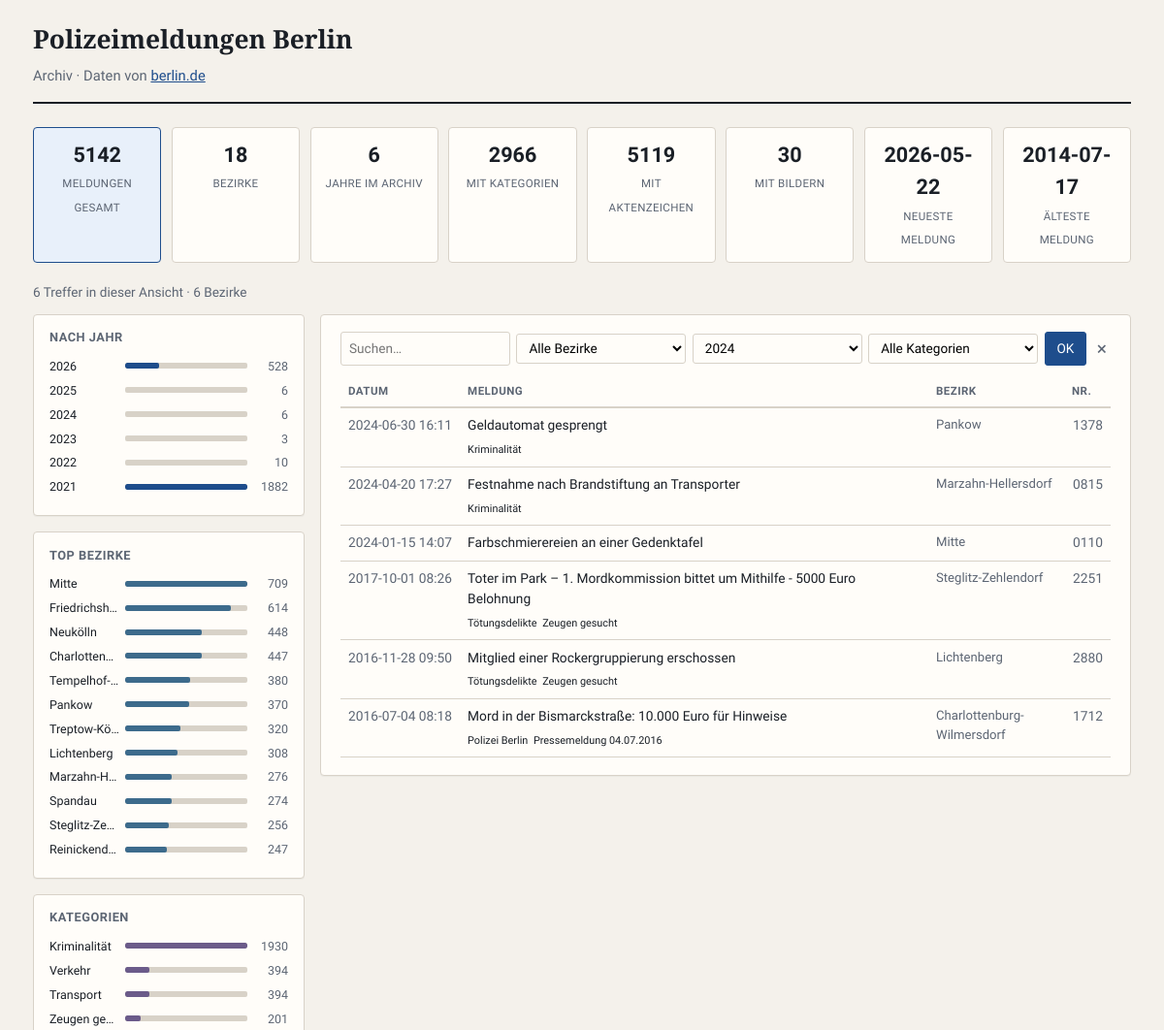
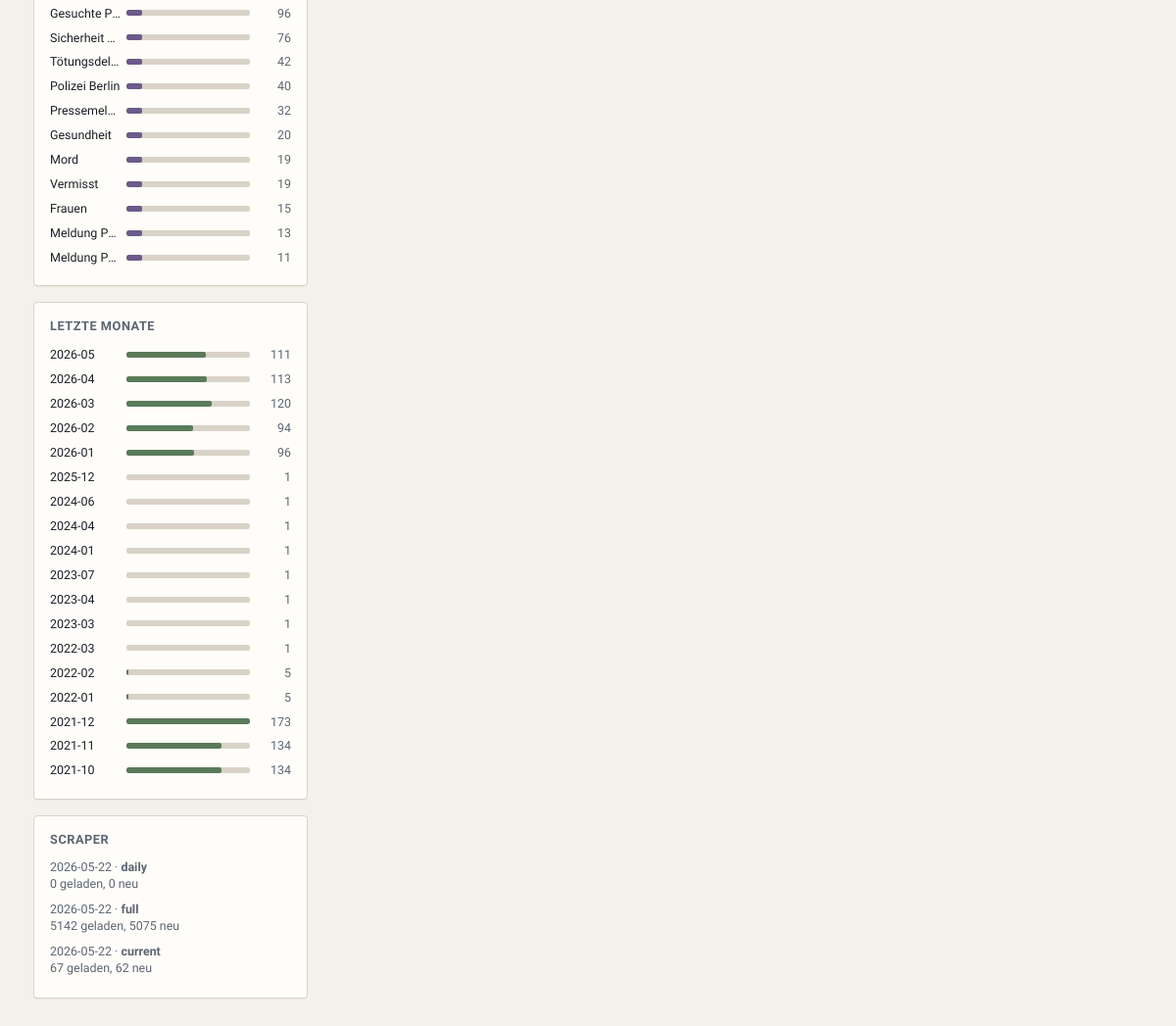
Page /?year=2024 on the committed database (2 pictures, top to bottom).
### tables this page shows
CREATE TABLE scrape_runs (
    id INTEGER PRIMARY KEY AUTOINCREMENT,
    started_at TEXT NOT NULL,
    finished_at TEXT,
    mode TEXT NOT NULL,
    listings_found INTEGER DEFAULT 0,
    articles_fetched INTEGER DEFAULT 0,
    articles_new INTEGER DEFAULT 0,
    articles_updated INTEGER DEFAULT 0,
    errors INTEGER DEFAULT 0,
    notes TEXT
);

CREATE TABLE meldungen (
    id TEXT PRIMARY KEY,
    url TEXT NOT NULL UNIQUE,
    title TEXT NOT NULL,
    published_at TEXT,
    meldung_date TEXT,
    district TEXT,
    body_text TEXT,
    source_year INTEGER,
    first_seen_at TEXT NOT NULL,
    last_scraped_at TEXT NOT NULL
, summary TEXT, tags TEXT, case_number TEXT, images TEXT);

### dashboard/app.py (the view)
@app.route("/")
def index():
    conn = get_db()
    if conn is None:
        return render_template("index.html", ready=False)
    q = request.args.get("q", "").strip()
    district = request.args.get("district", "").strip()
    year = request.args.get("year", "").strip()
    tag = request.args.get("tag", "").strip()
    page = max(1, int(request.args.get("page", 1) or 1))
    conditions = []
    params: list = []
    if q:
        conditions.append(
            "(title LIKE ? OR body_text LIKE ? OR summary LIKE ? OR district LIKE ? OR tags LIKE ?)"
        )
        like = f"%{q}%"
        params.extend([like, like, like, like, like])
    if district:
        conditions.append("district = ?")
        params.append(district)
    if year.isdigit():
        conditions.append("source_year = ?")
        params.append(int(year))
    if tag:
        conditions.append("tags LIKE ?")
        params.append(f'%"{tag}"%')
    where = f"WHERE {' AND '.join(conditions)}" if conditions else ""
    total = conn.execute(
        f"SELECT COUNT(*) FROM meldungen {where}", params
    ).fetchone()[0]
    pages = max(1, ceil(total / PER_PAGE))
    page = min(page, pages)
    offset = (page - 1) * PER_PAGE
    rows = conn.execute(
        f"""
        SELECT id, title, published_at, district, case_number, tags, source_year
        FROM meldungen {where}
        ORDER BY published_at DESC NULLS LAST, id DESC
        LIMIT ? OFFSET ?
        """,
        [*params, PER_PAGE, offset],
    ).fetchall()
    meldungen = [enrich_row(r) for r in rows]
    stats = conn.execute(
        """
        SELECT
            COUNT(*) AS total,
            COUNT(DISTINCT district) AS districts,
            COUNT(DISTINCT source_year) AS years,
            MIN(published_at) AS oldest,
            MAX(published_at) AS newest,
            SUM(CASE WHEN images IS NOT NULL AND images != '[]' THEN 1 ELSE 0 END) AS with_images,
            SUM(CASE WHEN case_number IS NOT NULL AND case_number != '' THEN 1 ELSE 0 END) AS with_case_number,
            SUM(CASE WHEN tags IS NOT NULL AND tags != '[]' THEN 1 ELSE 0 END) AS with_tags,
            ROUND(AVG(LENGTH(body_text))) AS avg_body_len
        FROM meldungen
        """
    ).fetchone()
    filtered_stats = conn.execute(
        f"""
        SELECT COUNT(*) AS total,
               COUNT(DISTINCT district) AS districts
        FROM meldungen {where}
        """,
        params,
    ).fetchone()
    by_year = conn.execute(
        """
        SELECT source_year AS year, COUNT(*) AS count
        FROM meldungen
        WHERE source_year IS NOT NULL
        GROUP BY source_year
        ORDER BY year DESC
        """
    ).fetchall()
    by_district = conn.execute(
        """
        SELECT district, COUNT(*) AS count
        FROM meldungen
        WHERE district IS NOT NULL AND district != ''
        GROUP BY district
        ORDER BY count DESC
        LIMIT 12
        """
    ).fetchall()
    by_month = conn.execute(
        """
        SELECT substr(published_at, 1, 7) AS month, COUNT(*) AS count
        FROM meldungen
        WHERE published_at IS NOT NULL AND length(published_at) >= 7
        GROUP BY month
        ORDER BY month DESC
        LIMIT 18
        """
    ).fetchall()
    popular_tags = _aggregate_tags(conn)
    districts = conn.execute(
        """
        SELECT district, COUNT(*) AS count
        FROM meldungen
        WHERE district IS NOT NULL AND district != ''
        GROUP BY district
        ORDER BY count DESC, district
        """
    ).fetchall()
    years = conn.execute(
        """
        SELECT DISTINCT source_year AS year
        FROM meldungen WHERE source_year IS NOT NULL
        ORDER BY year DESC
        """
    ).fetchall()
    runs = conn.execute(
        "SELECT * FROM scrape_runs ORDER BY id DESC LIMIT 3"
    ).fetchall()
    conn.close()
    max_year_count = max((r["count"] for r in by_year), default=1)
    max_district_count = max((r["count"] for r in by_district), default=1)
    max_month_count = max((r["count"] for r in by_month), default=1)
    max_tag_count = popular_tags[0][1] if popular_tags else 1
    return render_template(
        "index.html",
        ready=True,
        meldungen=meldungen,
        stats=stats,
        filtered_stats=filtered_stats,
        by_year=by_year,
        by_district=by_district,
        by_month=by_month,
        popular_tags=popular_tags,
        districts=districts,
        years=[r["year"] for r in years],
        runs=runs,
        q=q,
        district_filter=district,
        year_filter=year,
        tag_filter=tag,
        page=page,
        pages=pages,
        total=total,
        format_datetime=format_datetime,
        max_year_count=max_year_count,
        max_district_count=max_district_count,
        max_month_count=max_month_count,
        max_tag_count=max_tag_count,
    )

### dashboard/templates/index.html (shortened to what this page needs)
{% extends "base.html" %}
{% block content %}
{% if not ready %}
<div class="notice">
  <strong>Noch keine Daten.</strong><br>
  <code>python -m scraper.scrape --mode current</code>
</div>
{% else %}
<section class="stats-grid">
  <div class="stat-card highlight">
    <span class="stat-value">{{ stats.total }}</span>
    <span class="stat-label">Meldungen gesamt</span>
  </div>
  <div class="stat-card">
    <span class="stat-value">{{ stats.districts }}</span>
    <span class="stat-label">Bezirke</span>
  </div>
  <div class="stat-card">
    <span class="stat-value">{{ stats.years }}</span>
    <span class="stat-label">Jahre im Archiv</span>
  </div>
  <div class="stat-card">
    <span class="stat-value">{{ stats.with_tags or 0 }}</span>
    <span class="stat-label">mit Kategorien</span>
  </div>
  <div class="stat-card">
    <span class="stat-value">{{ stats.with_case_number or 0 }}</span>
    <span class="stat-label">mit Aktenzeichen</span>
  </div>
  <div class="stat-card">
    <span class="stat-value">{{ stats.with_images or 0 }}</span>
    <span class="stat-label">mit Bildern</span>
  </div>
  <div class="stat-card">
    <span class="stat-value">{{ format_datetime(stats.newest)[:10] }}</span>
    <span class="stat-label">neueste Meldung</span>
  </div>
  <div class="stat-card">
    <span class="stat-value">{{ format_datetime(stats.oldest)[:10] if stats.oldest else '—' }}</span>
    <span class="stat-label">älteste Meldung</span>
  </div>
</section>
{% if q or district_filter or year_filter or tag_filter %}
<p class="filter-hint">{{ filtered_stats.total }} Treffer in dieser Ansicht · {{ filtered_stats.districts }} Bezirke</p>
{% endif %}
<div class="layout-2col">
  <aside class="sidebar-stats">
    <div class="card compact">
      <h3>Nach Jahr</h3>
      <ul class="bar-list">
        {% for row in by_year %}
        <li>
          <a href="?year={{ row.year }}" class="bar-label">{{ row.year }}</a>
          <span class="bar-track"><span class="bar-fill" style="width:{{ (row.count / max_year_count * 100)|int }}%"></span></span>
          <span class="bar-count">{{ row.count }}</span>
        </li>
        {% endfor %}
      </ul>
    </div>
    <div class="card compact">
      <h3>Top Bezirke</h3>
      <ul class="bar-list">
        {% for row in by_district %}
        <li>
          <a href="?district={{ row.district|urlencode }}" class="bar-label" title="{{ row.district }}">{{ row.district[:22] }}{% if row.district|length > 22 %}…{% endif %}</a>
          <span class="bar-track"><span class="bar-fill district" style="width:{{ (row.count / max_district_count * 100)|int }}%"></span></span>
          <span class="bar-count">{{ row.count }}</span>
        </li>
        {% endfor %}
      </ul>
    </div>
    <div class="card compact">
      <h3>Kategorien</h3>
      <ul class="bar-list">
        {% for t, c in popular_tags %}
        <li>
          <a href="?tag={{ t|urlencode }}" class="bar-label">{{ t }}</a>
          <span class="bar-track"><span class="bar-fill tag" style="width:{{ (c / max_tag_count * 100)|int }}%"></span></span>
          <span class="bar-count">{{ c }}</span>
        </li>
        {% endfor %}
      </ul>
    </div>
    <div class="card compact">
      <h3>Letzte Monate</h3>
      <ul class="bar-list">
        {% for row in by_month %}
        <li>
          <span class="bar-label">{{ row.month }}</span>
          <span class="bar-track"><span class="bar-fill month" style="width:{{ (row.count / max_month_count * 100)|int }}%"></span></span>
          <span class="bar-count">{{ row.count }}</span>
        </li>
        {% endfor %}
      </ul>
    </div>
    {% if runs %}
    <div class="card compact muted-box">
      <h3>Scraper</h3>
      {% for r in runs %}
      <p class="run-line">
        {{ r.started_at[:10] }} · <strong>{{ r.mode }}</strong><br>
        {{ r.articles_fetched or 0 }} geladen, {{ r.articles_new or 0 }} neu
      </p>
      {% endfor %}
    </div>
    {% endif %}
  </aside>
  <main class="list-panel">
    <div class="card">
      <form class="filters" method="get">
        <input type="search" name="q" value="{{ q }}" placeholder="Suchen…" aria-label="Suche">
        <select name="district" aria-label="Bezirk">
          <option value="">Alle Bezirke</option>
        </select>
        <select name="year" aria-label="Jahr">
          {% for y in years %}
          <option value="{{ y }}" {% if year_filter == y|string %}selected{% endif %}>{{ y }}</option>
          {% endfor %}
        </select>
        <select name="tag" aria-label="Kategorie">
          <option value="">Alle Kategorien</option>
        </select>
        <button type="submit">OK</button>
        {% if q or district_filter or year_filter or tag_filter %}
        <a href="/" class="reset-link">×</a>
        {% endif %}
      </form>
      <table class="meldungen-table">
        <thead>
          <tr>
            <th class="col-date">Datum</th>
            <th class="col-title">Meldung</th>
            <th class="col-district">Bezirk</th>
            <th class="col-nr">Nr.</th>
          </tr>
        </thead>
        <tbody>
          {% for m in meldungen %}
          <tr>
            <td class="col-date">{{ format_datetime(m.published_at)[:16] if m.published_at else '—' }}</td>
            <td class="col-title">
              <a href="/meldung/{{ m.id }}">{{ m.title }}</a>
              {% if m.tags_list %}
              <span class="mini-tags">
                {% for t in m.tags_list[:2] %}<a href="?tag={{ t|urlencode }}" class="mini-tag">{{ t }}</a>{% endfor %}
              </span>
              {% endif %}
            </td>
            <td class="col-district">{{ m.district or '—' }}</td>
            <td class="col-nr">{% if m.case_number %}{{ m.case_number }}{% else %}—{% endif %}</td>
          </tr>
          {% else %}
          <tr><td colspan="4" class="empty-cell">Keine Meldungen.</td></tr>
          {% endfor %}
        </tbody>
      </table>
    </div>
  </main>
</div>
{% endif %}
{% endblock %}

### rows in the picture
scrape_runs: started_at "2026-05-22", mode "daily", articles_fetched "0", articles_new "0"
scrape_runs: started_at "2026-05-22", mode "full", articles_fetched "5142", articles_new "5075"
scrape_runs: started_at "2026-05-22", mode "current", articles_fetched "67", articles_new "62"
meldungen: published_at "2024-06-30 16:11", title "Geldautomat gesprengt", 2 "Kriminalität", district "Pankow", case_number "1378"
meldungen: published_at "2024-04-20 17:27", title "Festnahme nach Brandstiftung an Transporter", 2 "Kriminalität", district "Marzahn-Hellersdorf", case_number "0815"
meldungen: published_at "2024-01-15 14:07", title "Farbschmierereien an einer Gedenktafel", district "Mitte", case_number "0110"
meldungen: published_at "2017-10-01 08:26", title "Toter im Park – 1. Mordkommission bittet um Mithilfe - 5000 Euro Belohnung", 2 "Tötungsdelikte" "Zeugen gesucht", district "Steglitz-Zehlendorf", case_number "2251"
meldungen: published_at "2016-11-28 09:50", title "Mitglied einer Rockergruppierung erschossen", 2 "Tötungsdelikte" "Zeugen gesucht", district "Lichtenberg", case_number "2880"
meldungen: published_at "2016-07-04 08:18", title "Mord in der Bismarckstraße: 10.000 Euro für Hinweise", 2 "Polizei Berlin" "Pressemeldung 04.07.2016", district "Charlottenburg-Wilmersdorf", case_number "1712"

### other values in the picture
{{ stats.total }} "5142"
{{ stats.districts }} "18"
{{ stats.years }} "6"
{{ stats.with_tags or 0 }} "2966"
{{ stats.with_case_number or 0 }} "5119"
{{ stats.with_images or 0 }} "30"
{{ filtered_stats.total }} "6"
{{ filtered_stats.districts }} "6"
{{ row.year }} "2026" "2025" "2024" "2023" "2022" "2021"
{{ row.count }} "528" "6" "6" "3" "10" "1882"
{{ row.district[:22] }} "Mitte" "Friedrichsh…" "Neukölln" "Charlotten…" "Tempelhof-…" "Pankow" "Treptow-Kö…" "Lichtenberg" "Marzahn-H…" "Spandau" "Steglitz-Ze…" "Reinickend…"
{{ row.count }} "709" "614" "448" "447" "380" "370" "320" "308" "276" "274" "256" "247"
{{ t }} "Kriminalität" "Verkehr" "Transport" "Zeugen ge…" "Gesuchte P…" "Sicherheit…" "Tötungsdel…" "Polizei Berlin" "Pressemel…" "Gesundheit" "Mord" "Vermisst" "Frauen" "Meldung P…" "Meldung P…"
{{ c }} "1930" "394" "394" "201" "96" "76" "42" "40" "32" "20" "19" "19" "15" "13" "11"
{{ row.month }} "2026-05" "2026-04" "2026-03" "2026-02" "2026-01" "2025-12" "2024-06" "2024-04" "2024-01" "2023-07" "2023-04" "2023-03" "2022-03" "2022-02" "2022-01" "2021-12" "2021-11" "2021-10"
